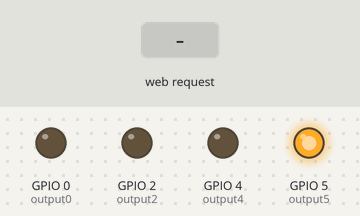
A sketch run on a simulated ESP8266 (NodeMCU). Parts: output pins drawn as LEDs (lit = HIGH). Inputs (shaded band) come from the test bench. WiFi joins after 1.5 s; servers stay silent unless stated; what the sketch prints to the serial monitor is not drawn.

Above: at 2.7 s.
2.8 s: HTTP request GET /5/off received
At 3.1 s:
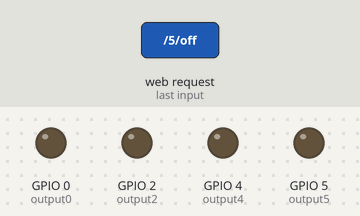
4.3 s: HTTP request GET /0/on received
At 5.5 s:
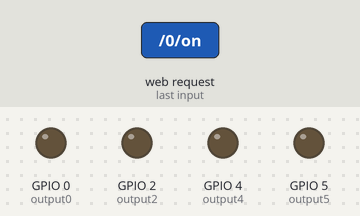
5.9 s: HTTP request GET /4/on received
At 6.7 s:
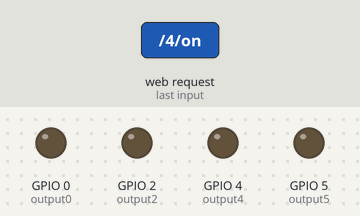
7.5 s: HTTP request GET /2/on received
At 7.9 s:
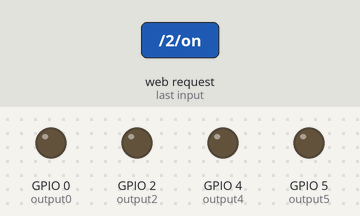
9.1 s: HTTP request GET /5/on received
At 10.3 s:
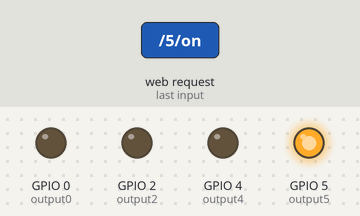
10.6 s: HTTP request GET /0/on received
At 11.5 s:
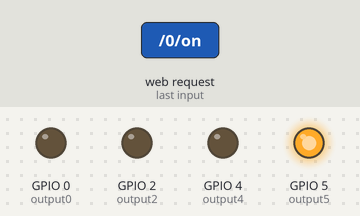
Timing chart, 0 to 13.2 s (numbered marks = the images above; inputs shaded):
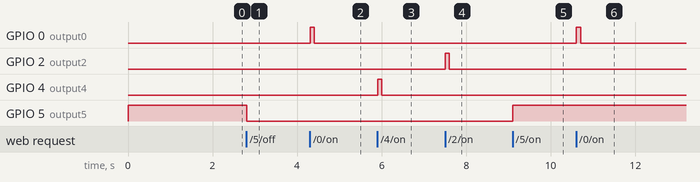

Measured:
- after the input at 2.8 s, GPIO 5 (output5): HIGH → LOW at once
- after the input at 4.3 s, GPIO 0 (output0): LOW → HIGH at once, → LOW 0.10 s later
- after the input at 5.9 s, GPIO 4 (output4): LOW → HIGH at once, → LOW 0.10 s later
- after the input at 7.5 s, GPIO 2 (output2): LOW → HIGH at once, → LOW 0.10 s later
- after the input at 9.1 s, GPIO 5 (output5): LOW → HIGH at once
- after the input at 10.6 s, GPIO 0 (output0): LOW → HIGH at once, → LOW 0.10 s later

The sketch:

Wifi_code_for_amlifier.ino
```cpp
// Load Wi-Fi library
#include <ESP8266WiFi.h>

// Replace with your network credentials
const char* ssid     = "Shedow";
const char* password = "11vadi3gadi";

// Set web server port number to 80
WiFiServer server(80);

// Variable to store the HTTP request
String header;

// Auxiliar variables to store the current output state
String output5State = "off";
String output4State = "off";
String output0State = "off";
String output2State = "off";


// Assign output variables to GPIO pins
const int output5 = 5;
const int output4 = 4;
const int output0 = 0;
const int output2 = 2;


// Current time
unsigned long currentTime = millis();
// Previous time
unsigned long previousTime = 0;
// Define timeout time in milliseconds (example: 2000ms = 2s)
const long timeoutTime = 2000;

void setup() {
  Serial.begin(115200);
  // Initialize the output variables as outputs
  pinMode(output5, OUTPUT);
  pinMode(output4, OUTPUT);
  pinMode(output0, OUTPUT);
  pinMode(output2, OUTPUT);

  // Set outputs to LOW
  digitalWrite(output5, HIGH);
  digitalWrite(output4, LOW);
  digitalWrite(output2, LOW);
  digitalWrite(output0, LOW);

  // Connect to Wi-Fi network with SSID and password
  Serial.print("Connecting to ");
  Serial.println(ssid);
  WiFi.begin(ssid, password);
  while (WiFi.status() != WL_CONNECTED) {
    delay(500);
    Serial.print(".");
  }
  // Print local IP address and start web server
  Serial.println("");
  Serial.println("WiFi connected.");
  Serial.println("IP address: ");
  Serial.println(WiFi.localIP());
  server.begin();
}

void loop() {
  WiFiClient client = server.available();   // Listen for incoming clients

  if (client) {                             // If a new client connects,
    Serial.println("New Client.");          // print a message out in the serial port
    String currentLine = "";                // make a String to hold incoming data from the client
    currentTime = millis();
    previousTime = currentTime;
    while (client.connected() && currentTime - previousTime <= timeoutTime) { // loop while the client's connected
      currentTime = millis();
      if (client.available()) {             // if there's bytes to read from the client,
        char c = client.read();             // read a byte, then
        Serial.write(c);                    // print it out the serial monitor
        header += c;
        if (c == '\n') {                    // if the byte is a newline character
          // if the current line is blank, you got two newline characters in a row.
          // that's the end of the client HTTP request, so send a response:
          if (currentLine.length() == 0) {
            // HTTP headers always start with a response code (e.g. HTTP/1.1 200 OK)
            // and a content-type so the client knows what's coming, then a blank line:
            client.println("HTTP/1.1 200 OK");
            client.println("Content-type:text/html");
            client.println("Connection: close");
            client.println();

            // turns the GPIOs on and off
            if (header.indexOf("GET /5/on") >= 0) {
              Serial.println("GPIO 5 on");
              output5State = "on";
              digitalWrite(output5, HIGH);

            } else if (header.indexOf("GET /5/off") >= 0) {
              Serial.println("GPIO 5 off");
              output5State = "off";
              digitalWrite(output5, LOW);

            } else if (header.indexOf("GET /0/on") >= 0) {
              Serial.println("GPIO 0 on");
              output0State = "on";
              digitalWrite(output0, HIGH);
              delay(100);
              digitalWrite(output0, LOW);


            } else if (header.indexOf("GET /4/on") >= 0) {
              Serial.println("GPIO 4 on");
              output4State = "on";
             digitalWrite(output4, HIGH);
              delay(100);
              digitalWrite(output4, LOW);

            } else if (header.indexOf("GET /2/on") >= 0) {
              Serial.println("GPIO 2 on");
              output2State = "on";
              digitalWrite(output2, HIGH);
              delay(100);
              digitalWrite(output2, LOW);
            }


            // Display the HTML web page
            client.println("<!DOCTYPE html><html>");
            client.println("<head><meta name=\"viewport\" content=\"width=device-width, initial-scale=1\">");
            client.println("<link rel=\"icon\" href=\"data:,\">");
            // CSS to style the on/off buttons
            // Feel free to change the background-color and font-size attributes to fit your preferences
            client.println("<style>html { font-family: Helvetica; display: inline-block; margin: 0px auto; text-align: center;}");
            client.println(".button { background-color: #195B6A; border: curved; color: white; padding: 16px 40px;");
            client.println("text-decoration: none; font-size: 30px; margin: 2px; cursor: pointer;}");
            client.println(".button2 {background-color: #77878A;}</style></head>");

            // Web Page Heading
            client.println("<body><h1>PLAYER WIFI REMOTE</h1>");


           client.println("<p>ON/OFF ""</p>");
            if (output5State == "off") {
              client.println("<p><a href=\"/5/on\"><button class=\"button\">ON</button></a></p>");
            } else {
              client.println("<p><a href=\"/5/off\"><button class=\"button button2\">OFF</button></a></p>");
            }


              client.println("<p><a href=\"/0/on\"><button class=\"button\">NEXT</button></a></p>");
              client.println("<p><a href=\"/4/on\"><button class=\"button\">Previous</button></a></p>");


            client.println("</body></html>");

            // The HTTP response ends with another blank line
            client.println();
            // Break out of the while loop
            break;
          } else { // if you got a newline, then clear currentLine
            currentLine = "";
          }
        } else if (c != '\r') {  // if you got anything else but a carriage return character,
          currentLine += c;      // add it to the end of the currentLine
        }
      }
    }
    // Clear the header variable
    header = "";
    // Close the connection
    client.stop();
    Serial.println("Client disconnected.");
    Serial.println("");
  }
}
```
